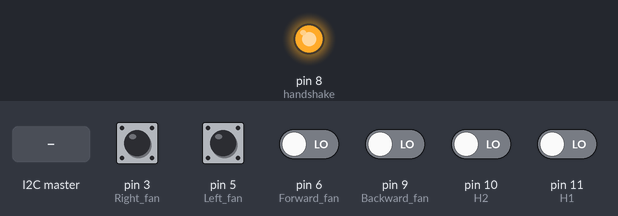
Bench run of a sketch on a simulated Arduino Uno, built with avr-gcc and run on an emulated ATmega328P. Parts: output pins drawn as LEDs (lit = HIGH). The test bench sets the inputs (shaded band); at power-on: pin 3 (Right_fan), pin 5 (Left_fan), pin 6 (Forward_fan), pin 9 (Backward_fan), pin 10 (H2), pin 11 (H1) LOW. Storage starts empty; what the sketch prints to the serial monitor is not drawn.

Above: at 1.2 s.
1.3 s: the I2C master sends the byte 1
At 1.39 s:
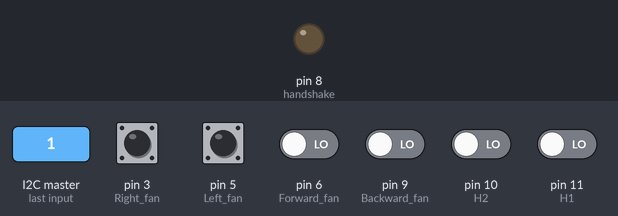
2.9 s: the I2C master sends the byte 0
At 4.2 s:
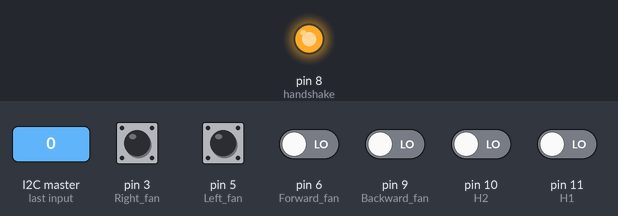
4.5 s: the I2C master sends the byte 2
At 4.59 s:
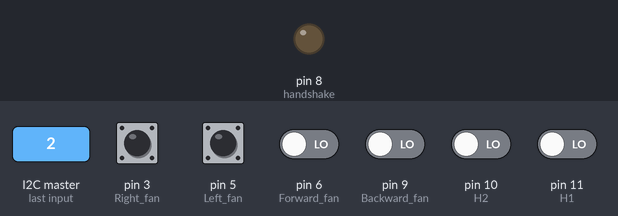
Timing chart, 0 to 7.5 s (numbered marks = the images above; inputs shaded):
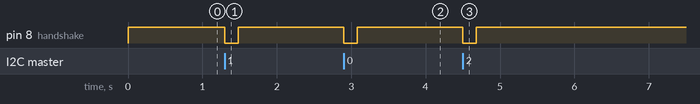

The sketch:

B_mode_2_only.ino
```cpp
//Libs
#include <Wire.h>
#include <SPI.h>
#include <SD.h>

#define SLAD 9
#define BUFFER_SIZE 64

//pins
//sd pins
const int chipSelect = 7;
const int handshake = 8;

//fan intercept pins
const int H1 = 11;
const int H2 = 10;
const int Backward_fan = 9;
const int Forward_fan = 6;
const int Left_fan = 5;
const int Right_fan = 3;

//data store for intercept
int H1_in;
int H2_in;
int Backward_fan_in;
int Forward_fan_in;
int Left_fan_in;
int Right_fan_in;


volatile bool dataReady = false;
volatile uint8_t rxLen = 0;
char rxBuffer[BUFFER_SIZE + 1];
char localCopy[BUFFER_SIZE + 1];

File dataFile;

/******** I2C ISR ********/
void receiveEvent(int count) {
  if (count > BUFFER_SIZE) count = BUFFER_SIZE;

  rxLen = 0;
  while (Wire.available() && rxLen < BUFFER_SIZE) {
    rxBuffer[rxLen++] = Wire.read();
  }
  rxBuffer[rxLen] = '\0';  // C-string safe
  dataReady = true;
}

void setup() {
  //fan read set up
  pinMode(H1, INPUT);
  pinMode(H2, INPUT);
  pinMode(Backward_fan, INPUT);
  pinMode(Forward_fan, INPUT);
  pinMode(Left_fan, INPUT);
  pinMode(Right_fan, INPUT);
  //cts set up
  pinMode(handshake, OUTPUT);
  digitalWrite(handshake, HIGH);  // ready

  Serial.begin(9600);

  Wire.begin(SLAD);
  Wire.onReceive(receiveEvent);

  if (!SD.begin(chipSelect)) {
    Serial.println("SD init failed!");
    while (1)
      ;
  }

  dataFile = SD.open("log.csv", FILE_WRITE);
  dataFile.println("Omega_z [rad/s], Motor PWM, Hover 1, Hover 2, Backward_fan, Forward_fan, Left_fan, Right_fan, Time [ms]");
  Serial.println("Slave ready");
}

void loop() {

  if (dataReady) {
    digitalWrite(handshake, LOW);  // stop master

    noInterrupts();
    strcpy(localCopy, rxBuffer);
    dataReady = false;
    interrupts();
    //read fan input
    H1_in = pulseIn(H1, 1, 30000);
    H2_in = pulseIn(H2, 1, 30000);
    Backward_fan_in = pulseIn(Backward_fan, 1, 30000);
    Forward_fan_in = pulseIn(Forward_fan, 1, 30000);
    Left_fan_in = pulseIn(Left_fan, 1, 30000);
    Right_fan_in = pulseIn(Right_fan, 1, 30000);
    unsigned long time = millis();
    char time_str[12];
    ultoa(time, time_str, 10);


    //append local copy with required fan data
    char H1_str[12];
    itoa(H1_in, H1_str, 10);

    char H2_str[12];
    itoa(H2_in, H2_str, 10);

    char Backward_fan_str[12];
    itoa(Backward_fan_in, Backward_fan_str, 10);

    char Forward_fan_str[12];
    itoa(Forward_fan_in, Forward_fan_str, 10);

    char Left_fan_str[12];
    itoa(Left_fan_in, Left_fan_str, 10);

    char Right_fan_str[12];
    itoa(Right_fan_in, Right_fan_str, 10);

    //append
    strcat(localCopy, H1_str);
    strcat(localCopy, ",");

    strcat(localCopy, H2_str);
    strcat(localCopy, ",");

    strcat(localCopy, Backward_fan_str);
    strcat(localCopy, ",");

    strcat(localCopy, Forward_fan_str);
    strcat(localCopy, ",");

    strcat(localCopy, Left_fan_str);
    strcat(localCopy, ",");

    strcat(localCopy, Right_fan_str);
    strcat(localCopy, ",");

    strcat(localCopy, time_str);
    strcat(localCopy, ",");


    if (dataFile) {
      dataFile.println(localCopy);
      dataFile.flush();
      Serial.println(localCopy);
    }

    digitalWrite(handshake, HIGH);  // allow master
  }
}
```

Measured:
- after the input at 1.3 s, pin 8 (handshake): HIGH → LOW at once, → HIGH 0.18 s later
- after the input at 2.9 s, pin 8 (handshake): HIGH → LOW at once, → HIGH 0.18 s later
- after the input at 4.5 s, pin 8 (handshake): HIGH → LOW at once, → HIGH 0.18 s later
